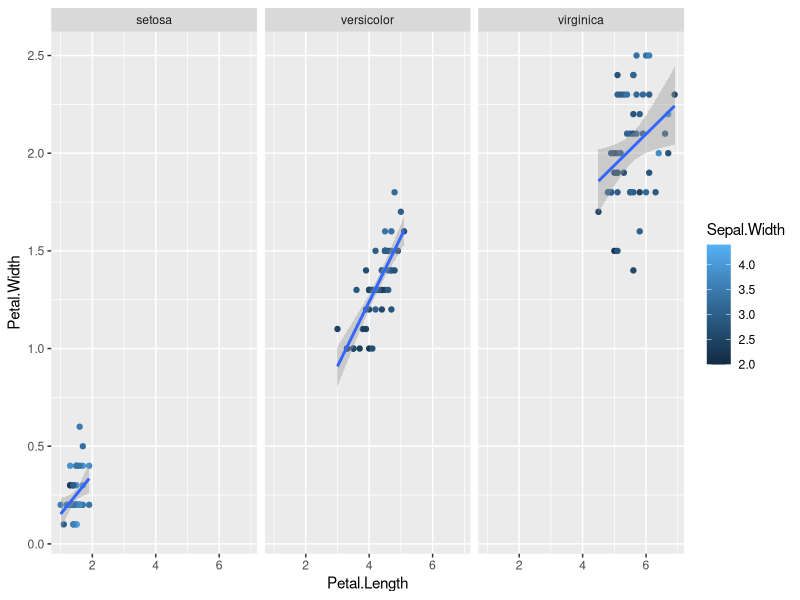
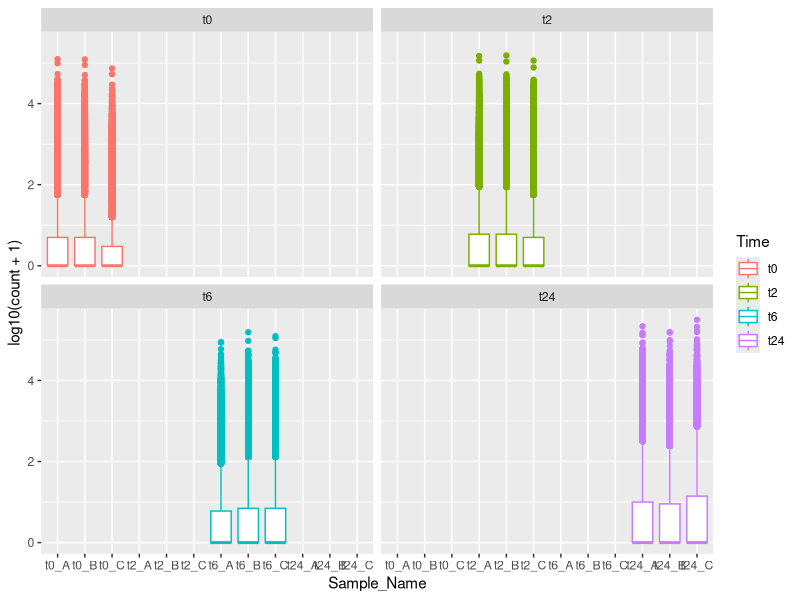
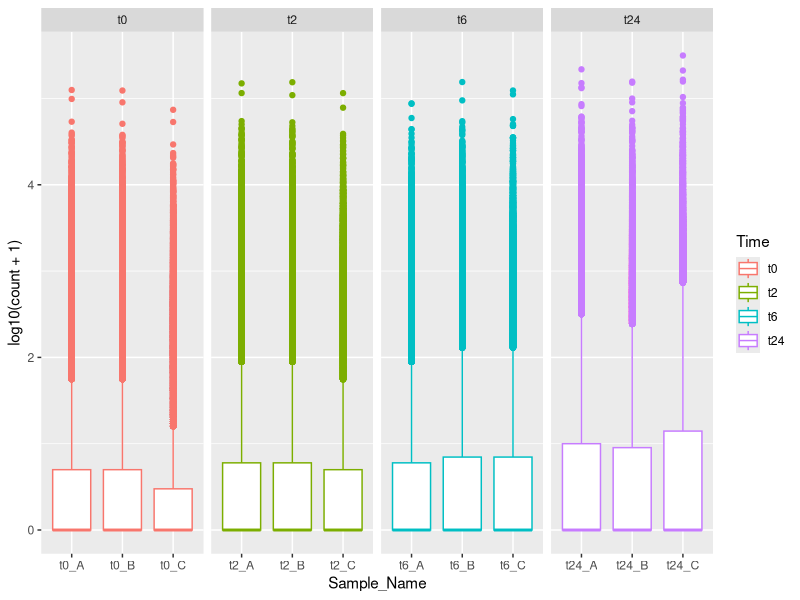
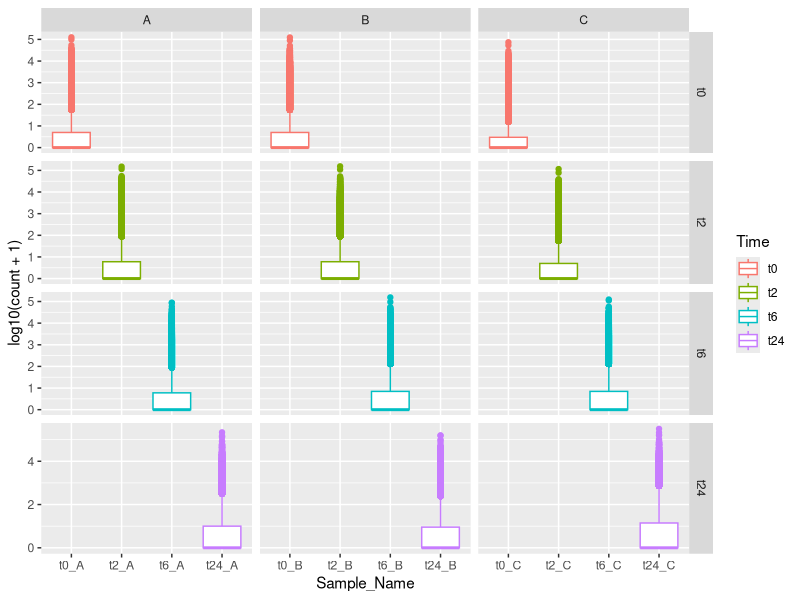
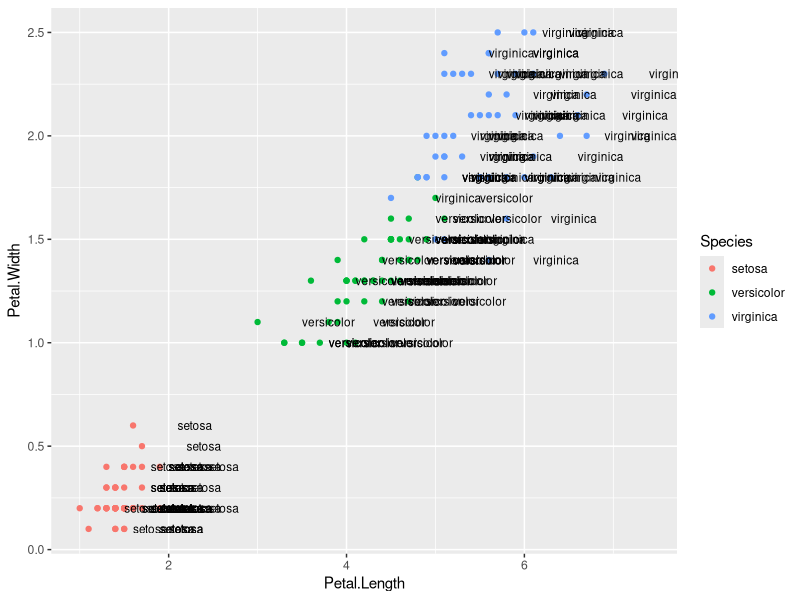
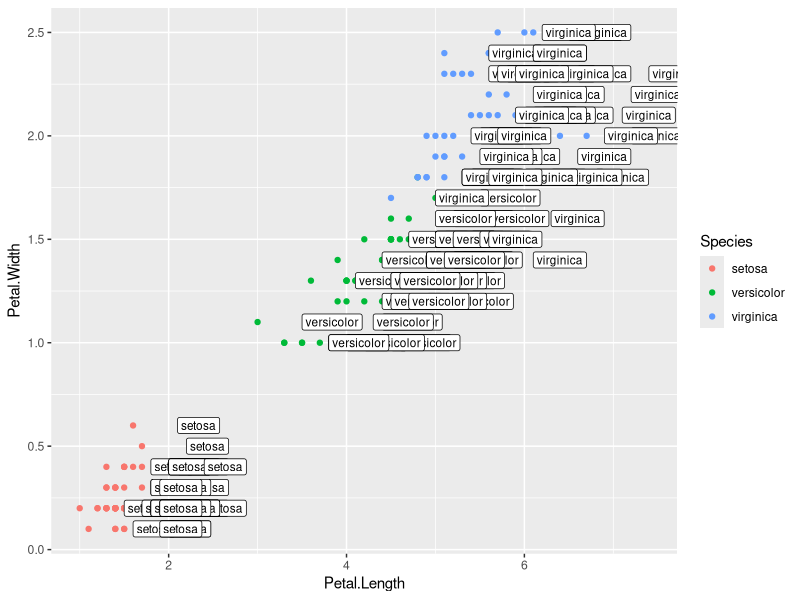
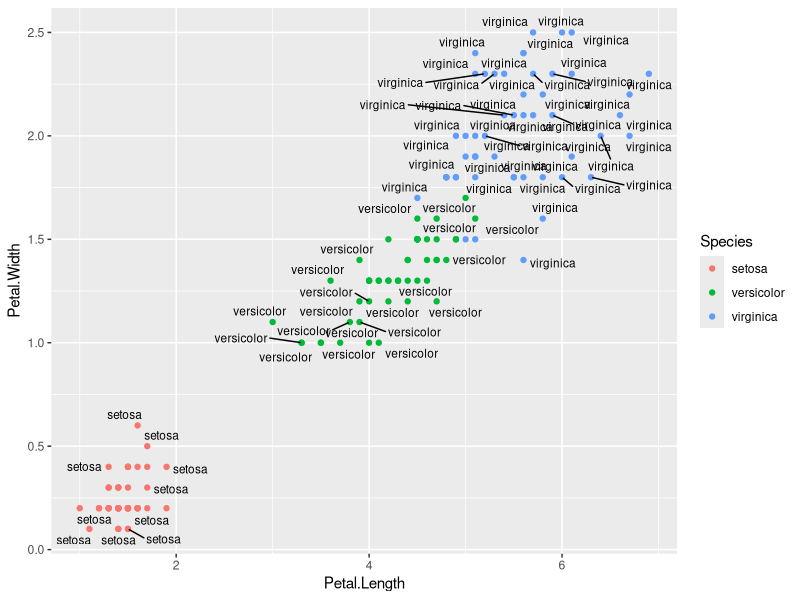
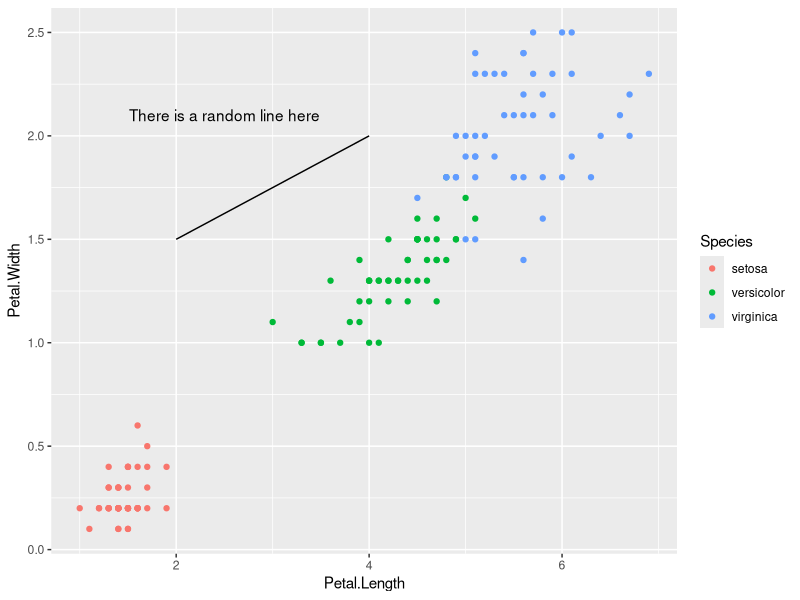

The R source for these figures, in order:
## ---- chunk 1
hooks = knitr::knit_hooks$get()
hook_foldable = function(type) {
  force(type)
  function(x, options) {
    res = hooks[[type]](x, options)
    
    if (isFALSE(options[[paste0("fold.", type)]])) return(res)
    
    paste0(
      "<details><summary>", type, "</summary>\n\n",
      res,
      "\n\n</details>"
    )
  }
}
knitr::knit_hooks$set(
  output = hook_foldable("output"),
  plot = hook_foldable("plot")
)
## ---- chunk 2

## ---- chunk 3
library(dplyr)
library(ggplot2)
library(reshape2)
data("iris")
gc <- read.table("data/counts_raw.txt", header = T, row.names = 1, sep = "\t")
md <- read.table("data/metadata.csv", header = T, sep = ";")
rownames(md) <- md$Sample_ID

library(tidyverse)
gc_long <- gc %>%
  rownames_to_column(var = "Gene") %>%
  gather(Sample_ID, count, -Gene) %>% 
  full_join(md, by = "Sample_ID") %>% 
  select(Sample_ID, everything()) %>% 
  select(-c(Gene,count), c(Gene,count)) 
gc_long$Sample_Name <- factor(gc_long$Sample_Name, levels = c("t0_A","t0_B","t0_C","t2_A","t2_B","t2_C","t6_A","t6_B","t6_C","t24_A","t24_B","t24_C"))
gc_long$Time <- factor(gc_long$Time, levels = c("t0","t2","t6","t24"))
gc_long$Replicate <- factor(gc_long$Replicate, levels = c("A","B","C"))
## ---- chunk 4
plot <- ggplot(data=iris,mapping=aes(x=Petal.Length,y=Petal.Width))+
  geom_point(aes(color=Sepal.Width))+
  geom_smooth(method="lm") + 
  facet_wrap(~Species)
plot
## ---- chunk 5
ggplot(data = gc_long) +
  geom_boxplot(mapping = aes(x = Sample_Name, y = log10(count + 1), color = Time)) +
  facet_wrap(~Time)
## ---- chunk 6
ggplot(data = gc_long) +
  geom_boxplot(mapping = aes(x = Sample_Name, y = log10(count + 1), color = Time)) +
  facet_grid(~Time , scales = "free", space = "free")
## ---- chunk 7
ggplot(data = gc_long) +
  geom_boxplot(mapping = aes(x = Sample_Name, y = log10(count + 1), color = Time)) +
  facet_grid(rows = vars(Time), cols = vars(Replicate), scales = "free", space = "free")
## ---- chunk 8
ggplot(data=iris,mapping=aes(x=Petal.Length,y=Petal.Width))+
  geom_point(aes(color=Species))+
  geom_text(aes(label=Species,hjust=0),nudge_x=0.5,size=3)
## ---- chunk 9
ggplot(data=iris,mapping=aes(x=Petal.Length,y=Petal.Width))+
  geom_point(aes(color=Species))+
  geom_label(aes(label=Species,hjust=0),nudge_x=0.5,size=3)
## ---- chunk 10
library(ggrepel)
ggplot(data=iris,mapping=aes(x=Petal.Length,y=Petal.Width))+
  geom_point(aes(color=Species))+
  geom_text_repel(aes(label=Species),size=3)
## ---- chunk 11
ggplot(data=iris,mapping=aes(x=Petal.Length,y=Petal.Width))+
  geom_point(aes(color=Species))+
  annotate("text",x=2.5,y=2.1,label="There is a random line here")+
  annotate("segment",x=2,xend=4,y=1.5,yend=2)
## ---- chunk 12
ggplot(data=iris,mapping=aes(x=Species,y=Petal.Width))+
  geom_col()
## ---- chunk 13
se <- function(x) sqrt(var(x)/length(x))
gc_long %>% 
  group_by(Time) %>% 
  summarise(mean=mean(log10(count +1)),se=se(log10(count +1))) %>%
  head()
## ---- chunk 14
gc_long %>% 
  group_by(Time) %>% 
  summarise(mean=mean(log10(count +1)),se=se(log10(count +1))) %>%
  ggplot(aes(x=Time, y=mean)) + 
  geom_bar(stat = "identity")
## ---- chunk 15
gc_long %>% 
  group_by(Time) %>% 
  summarise(mean=mean(log10(count +1)),se=se(log10(count +1))) %>%
  ggplot(aes(x=Time, y=mean)) + 
  geom_col() +
  coord_flip()
## ---- chunk 16
gc_long %>% 
  group_by(Time) %>% 
  summarise(mean=mean(log10(count +1)),se=se(log10(count +1))) %>%
  ggplot(aes(x=Time, y=mean, fill = Time)) + 
  geom_col() +
  geom_errorbar(aes(ymax=mean+se,ymin=mean-se),width=0.2)
## ---- chunk 17
se <- function(x) sqrt(var(x)/length(x))
gc_long %>% 
  group_by(Time, Replicate) %>% 
  summarise(mean=mean(log10(count +1)),se=se(log10(count +1))) %>%
  head()
## ---- chunk 18
gc_long %>% 
  group_by(Time, Replicate) %>% 
  summarise(mean=mean(log10(count +1)),se=se(log10(count +1))) %>%
  ggplot(aes(x=Time, y=mean, fill = Replicate)) + 
  geom_col(position = "stack")
## ---- chunk 19
gc_long %>% 
  group_by(Time, Replicate) %>% 
  summarise(mean=mean(log10(count +1)),se=se(log10(count +1))) %>%
  ggplot(aes(x=Time, y=mean, fill = Replicate)) + 
  geom_col(position = "dodge")
## ---- chunk 20
gc_long %>% 
  group_by(Time, Replicate) %>% 
  summarise(mean=mean(log10(count +1)),se=se(log10(count +1))) %>%
  ggplot(aes(x= Time, y= mean, fill = Replicate)) + 
  geom_col(position = "dodge") +
  geom_errorbar(aes(ymin=mean-se, ymax=mean+se), position = "dodge")
## ---- chunk 21
gc_long %>% 
  group_by(Time, Replicate) %>% 
  summarise(mean=mean(log10(count +1)),se=se(log10(count +1))) %>%
  ggplot(aes(x= Time, y= mean, fill = Replicate)) + 
  geom_col(position = position_dodge2()) +
  geom_errorbar(aes(ymin=mean-se, ymax=mean+se), position = position_dodge2(.9, padding = .6))
## ---- chunk 22

gc_raw <- read.table(file = "data/counts_raw.txt", sep = "\t", header = T)
gc_filt <- read.table(file = "data/counts_filtered.txt", sep = "\t", header = T)
gc_vst <- read.table(file = "data/counts_vst.txt", sep = "\t", header = T)
gc_deseq <- read.table(file = "data/counts_deseq2.txt", sep = "\t", header = T)
md <- read.table("data/metadata.csv", header = T, sep = ";")

gene_counts_all <- 
  gc_raw %>% gather(Sample_ID, Raw, -Gene) %>%
  full_join(gc_filt %>% gather(Sample_ID, Filtered, -Gene), by = c("Gene", "Sample_ID")) %>%
  full_join(gc_vst %>% gather(Sample_ID, VST, -Gene), by = c("Gene", "Sample_ID")) %>%
  full_join(gc_deseq %>% gather(Sample_ID, DESeq2, -Gene), by = c("Gene", "Sample_ID")) %>%
  gather(Method, count, Raw:DESeq2) %>%
  filter(!is.na(count)) %>%
  full_join(md, by = "Sample_ID")

gene_counts_all$Time <- factor(gene_counts_all$Time, levels = c("t0","t2","t6","t24"))
gene_counts_all$Replicate <- factor(gene_counts_all$Replicate, levels = c("A","B","C"))
gene_counts_all$Method <- factor(gene_counts_all$Method, levels = c("Raw","Filtered","DESeq2","VST"))

gene_counts_all %>% 
  group_by(Time, Replicate, Method) %>% 
  summarise(mean=mean(log10(count +1)),se=se(log10(count +1))) %>%
  ggplot(aes(x= Time, y= mean, fill = Replicate)) + 
  geom_bar(position = position_dodge2(), stat = "identity") +
  geom_errorbar(aes(ymin=mean-se, ymax=mean+se), position = position_dodge2(.9, padding = .6)) +
  facet_wrap(~Method, scales = "free")
## ---- chunk 23
gene_counts_all %>% 
  group_by(Time, Replicate, Method) %>% 
  ggplot() +
  geom_boxplot(mapping = aes(x = Sample_Name, y = log10(count + 1), fill = Time)) +
  facet_wrap(~Method*Replicate, ncol = 3, scales = "free")
## ---- chunk 24
sessionInfo()
